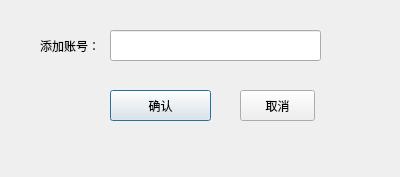
<?xml version="1.0" encoding="UTF-8"?>
<ui version="4.0">
 <class>Add_Friend</class>
 <widget class="QDialog" name="Add_Friend">
  <property name="geometry">
   <rect>
    <x>0</x>
    <y>0</y>
    <width>400</width>
    <height>177</height>
   </rect>
  </property>
  <property name="windowTitle">
   <string>Dialog</string>
  </property>
  <widget class="QLabel" name="label">
   <property name="geometry">
    <rect>
     <x>40</x>
     <y>30</y>
     <width>71</width>
     <height>31</height>
    </rect>
   </property>
   <property name="text">
    <string>添加账号：</string>
   </property>
  </widget>
  <widget class="QLineEdit" name="lineEdit">
   <property name="geometry">
    <rect>
     <x>110</x>
     <y>30</y>
     <width>211</width>
     <height>31</height>
    </rect>
   </property>
  </widget>
  <widget class="QPushButton" name="pushButton">
   <property name="geometry">
    <rect>
     <x>110</x>
     <y>90</y>
     <width>101</width>
     <height>31</height>
    </rect>
   </property>
   <property name="text">
    <string>确认</string>
   </property>
  </widget>
  <widget class="QPushButton" name="pushButton_2">
   <property name="geometry">
    <rect>
     <x>240</x>
     <y>90</y>
     <width>75</width>
     <height>31</height>
    </rect>
   </property>
   <property name="text">
    <string>取消</string>
   </property>
  </widget>
 </widget>
 <resources/>
 <connections/>
</ui>
